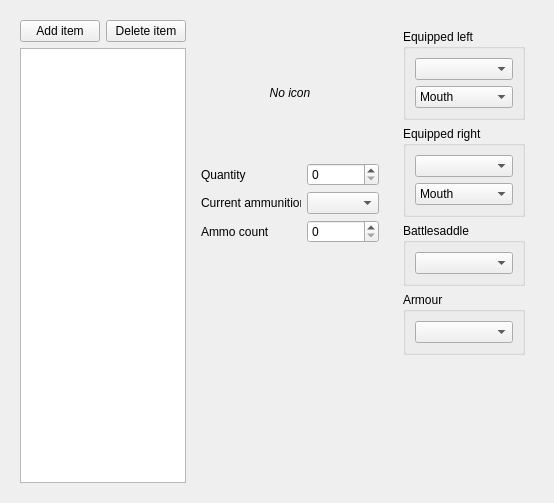
<?xml version="1.0" encoding="UTF-8"?>
<ui version="4.0">
 <class>InventoryEditor</class>
 <widget class="QWidget" name="InventoryEditor">
  <property name="geometry">
   <rect>
    <x>0</x>
    <y>0</y>
    <width>554</width>
    <height>503</height>
   </rect>
  </property>
  <property name="maximumSize">
   <size>
    <width>16777215</width>
    <height>16777215</height>
   </size>
  </property>
  <property name="windowTitle">
   <string>Form</string>
  </property>
  <layout class="QGridLayout" name="gridLayout">
   <item row="0" column="0" colspan="2">
    <widget class="QWidget" name="widget_2" native="true">
     <layout class="QGridLayout" name="gridLayout_2">
      <item row="1" column="3" rowspan="4" colspan="2">
       <widget class="QListWidget" name="itemList">
        <property name="sizePolicy">
         <sizepolicy hsizetype="Maximum" vsizetype="Expanding">
          <horstretch>0</horstretch>
          <verstretch>0</verstretch>
         </sizepolicy>
        </property>
        <property name="maximumSize">
         <size>
          <width>16777215</width>
          <height>16777215</height>
         </size>
        </property>
       </widget>
      </item>
      <item row="0" column="4">
       <widget class="QPushButton" name="deleteItem">
        <property name="sizePolicy">
         <sizepolicy hsizetype="Maximum" vsizetype="Fixed">
          <horstretch>0</horstretch>
          <verstretch>0</verstretch>
         </sizepolicy>
        </property>
        <property name="maximumSize">
         <size>
          <width>16777215</width>
          <height>16777215</height>
         </size>
        </property>
        <property name="text">
         <string>Delete item</string>
        </property>
       </widget>
      </item>
      <item row="0" column="3">
       <widget class="QPushButton" name="addItem">
        <property name="sizePolicy">
         <sizepolicy hsizetype="Maximum" vsizetype="Fixed">
          <horstretch>0</horstretch>
          <verstretch>0</verstretch>
         </sizepolicy>
        </property>
        <property name="text">
         <string>Add item</string>
        </property>
       </widget>
      </item>
      <item row="0" column="11" rowspan="2">
       <widget class="QWidget" name="widget_3" native="true">
        <layout class="QVBoxLayout" name="verticalLayout_5">
         <item>
          <widget class="QGroupBox" name="groupBox_4">
           <property name="title">
            <string>Equipped left</string>
           </property>
           <layout class="QVBoxLayout" name="verticalLayout_4">
            <item>
             <widget class="QComboBox" name="equippedLeft"/>
            </item>
            <item>
             <widget class="QComboBox" name="equippedLeftMode">
              <item>
               <property name="text">
                <string>Mouth</string>
               </property>
              </item>
              <item>
               <property name="text">
                <string>Magic</string>
               </property>
              </item>
              <item>
               <property name="text">
                <string>Battlesaddle</string>
               </property>
              </item>
             </widget>
            </item>
           </layout>
          </widget>
         </item>
         <item>
          <widget class="QGroupBox" name="groupBox_3">
           <property name="title">
            <string>Equipped right</string>
           </property>
           <layout class="QVBoxLayout" name="verticalLayout_3">
            <item>
             <widget class="QComboBox" name="equippedRight"/>
            </item>
            <item>
             <widget class="QComboBox" name="equippedRightMode">
              <item>
               <property name="text">
                <string>Mouth</string>
               </property>
              </item>
              <item>
               <property name="text">
                <string>Magic</string>
               </property>
              </item>
              <item>
               <property name="text">
                <string>Battlesaddle</string>
               </property>
              </item>
             </widget>
            </item>
           </layout>
          </widget>
         </item>
         <item>
          <widget class="QGroupBox" name="groupBox_2">
           <property name="title">
            <string>Battlesaddle</string>
           </property>
           <layout class="QVBoxLayout" name="verticalLayout_2">
            <item>
             <widget class="QComboBox" name="equippedBattlesaddle"/>
            </item>
           </layout>
          </widget>
         </item>
         <item>
          <widget class="QGroupBox" name="groupBox">
           <property name="title">
            <string>Armour</string>
           </property>
           <layout class="QVBoxLayout" name="verticalLayout">
            <item>
             <widget class="QComboBox" name="equippedArmour"/>
            </item>
           </layout>
          </widget>
         </item>
        </layout>
       </widget>
      </item>
      <item row="2" column="11" rowspan="3">
       <spacer name="verticalSpacer_2">
        <property name="orientation">
         <enum>Qt::Vertical</enum>
        </property>
        <property name="sizeHint" stdset="0">
         <size>
          <width>20</width>
          <height>40</height>
         </size>
        </property>
       </spacer>
      </item>
      <item row="0" column="10" rowspan="5">
       <widget class="QWidget" name="widget" native="true">
        <property name="sizePolicy">
         <sizepolicy hsizetype="Minimum" vsizetype="Expanding">
          <horstretch>0</horstretch>
          <verstretch>0</verstretch>
         </sizepolicy>
        </property>
        <property name="minimumSize">
         <size>
          <width>128</width>
          <height>0</height>
         </size>
        </property>
        <layout class="QGridLayout" name="gridLayout_3">
         <item row="1" column="0" colspan="2">
          <widget class="QLabel" name="iconPreview">
           <property name="sizePolicy">
            <sizepolicy hsizetype="Preferred" vsizetype="Maximum">
             <horstretch>0</horstretch>
             <verstretch>0</verstretch>
            </sizepolicy>
           </property>
           <property name="minimumSize">
            <size>
             <width>128</width>
             <height>128</height>
            </size>
           </property>
           <property name="text">
            <string>&lt;html&gt;&lt;head/&gt;&lt;body&gt;&lt;p align=&quot;center&quot;&gt;&lt;span style=&quot; font-style:italic;&quot;&gt;No icon&lt;/span&gt;&lt;/p&gt;&lt;/body&gt;&lt;/html&gt;</string>
           </property>
          </widget>
         </item>
         <item row="3" column="0">
          <widget class="QLabel" name="label_2">
           <property name="text">
            <string>Current ammunition</string>
           </property>
          </widget>
         </item>
         <item row="3" column="1">
          <widget class="QComboBox" name="currentAmmunition"/>
         </item>
         <item row="4" column="0">
          <widget class="QLabel" name="label_3">
           <property name="text">
            <string>Ammo count</string>
           </property>
          </widget>
         </item>
         <item row="2" column="0">
          <widget class="QLabel" name="label">
           <property name="text">
            <string>Quantity</string>
           </property>
          </widget>
         </item>
         <item row="2" column="1">
          <widget class="QSpinBox" name="itemQuantity">
           <property name="maximum">
            <number>9999</number>
           </property>
          </widget>
         </item>
         <item row="4" column="1">
          <widget class="QSpinBox" name="ammoCount"/>
         </item>
         <item row="5" column="0" colspan="2">
          <spacer name="verticalSpacer_3">
           <property name="orientation">
            <enum>Qt::Vertical</enum>
           </property>
           <property name="sizeHint" stdset="0">
            <size>
             <width>20</width>
             <height>40</height>
            </size>
           </property>
          </spacer>
         </item>
        </layout>
       </widget>
      </item>
     </layout>
    </widget>
   </item>
  </layout>
 </widget>
 <resources/>
 <connections/>
</ui>
